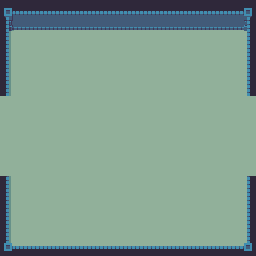

The image is a tile-based game level rendered from a .tmx file. Its description and complete source (layers, tilesets, objects, tile grids) follow:
An orthogonal 16x16 tile map with 16x16 px tiles, 3 tile layers (Floor, Walls, Objects), 3 tilesets.

<map version="1.0" tiledversion="1.1.2" orientation="orthogonal" renderorder="right-down" width="16" height="16" tilewidth="16" tileheight="16" infinite="0" nextobjectid="1">
 <tileset firstgid="1" source="world1_tileset.tsx" />
 <tileset firstgid="241" source="world1_doors_front.tsx" />
 <tileset firstgid="385" source="world1_doors_side.tsx" />
 <layer name="Floor" width="16" height="16">
  <data encoding="csv">
55,55,55,55,55,55,55,55,55,55,55,55,55,55,55,55,
55,55,55,55,55,55,55,55,55,55,55,55,55,55,55,55,
55,55,55,55,55,55,55,55,55,55,55,55,55,55,55,55,
55,55,55,55,55,55,55,55,55,55,55,55,55,55,55,55,
55,55,55,55,55,55,55,55,55,55,55,55,55,55,55,55,
55,55,55,55,55,55,55,55,55,55,55,55,55,55,55,55,
55,55,55,55,55,55,55,55,55,55,55,55,55,55,55,55,
55,55,55,55,55,55,55,55,55,55,55,55,55,55,55,55,
55,55,55,55,55,55,55,55,55,55,55,55,55,55,55,55,
55,55,55,55,55,55,55,55,55,55,55,55,55,55,55,55,
55,55,55,55,55,55,55,55,55,55,55,55,55,55,55,55,
55,55,55,55,55,55,55,55,55,55,55,55,55,55,55,55,
55,55,55,55,55,55,55,55,55,55,55,55,55,55,55,55,
55,55,55,55,55,55,55,55,55,55,55,55,55,55,55,55,
55,55,55,55,55,55,55,55,55,55,55,55,55,55,55,55,
55,55,55,55,55,55,55,55,55,55,55,55,55,55,55,55
</data>
 </layer>
 <layer name="Walls" width="16" height="16">
  <data encoding="csv">
6,7,7,7,7,7,7,7,7,7,7,7,7,7,7,8,
30,31,31,31,31,31,31,31,31,31,31,31,31,31,31,32,
54,0,0,0,0,0,0,0,0,0,0,0,0,0,0,56,
54,0,0,0,0,0,0,0,0,0,0,0,0,0,0,56,
54,0,0,0,0,0,0,0,0,0,0,0,0,0,0,56,
54,0,0,0,0,0,0,0,0,0,0,0,0,0,0,56,
0,0,0,0,0,0,0,0,0,0,0,0,0,0,0,0,
0,0,0,0,0,0,0,0,0,0,0,0,0,0,0,0,
0,0,0,0,0,0,0,0,0,0,0,0,0,0,0,0,
0,0,0,0,0,0,0,0,0,0,0,0,0,0,0,0,
0,0,0,0,0,0,0,0,0,0,0,0,0,0,0,0,
54,0,0,0,0,0,0,0,0,0,0,0,0,0,0,56,
54,0,0,0,0,0,0,0,0,0,0,0,0,0,0,56,
54,0,0,0,0,0,0,0,0,0,0,0,0,0,0,56,
54,0,0,0,0,0,0,0,0,0,0,0,0,0,0,56,
78,79,79,79,79,79,79,79,79,79,79,79,79,79,79,80
</data>
 </layer>
 <layer name="Objects" width="16" height="16">
  <data encoding="csv">
0,0,0,0,0,0,0,0,0,0,0,0,0,0,0,0,
0,0,0,0,0,0,0,0,0,0,0,0,0,0,0,0,
0,0,0,0,0,0,0,0,0,0,0,0,0,0,0,0,
0,0,0,0,0,0,0,0,0,0,0,0,0,0,0,0,
0,0,0,0,0,0,0,0,0,0,0,0,0,0,0,0,
0,0,0,0,0,0,0,0,0,0,0,0,0,0,0,0,
0,0,0,0,0,0,0,0,0,0,0,0,0,0,0,0,
0,0,0,0,0,0,0,0,0,0,0,0,0,0,0,0,
0,0,0,0,0,0,0,0,0,0,0,0,0,0,0,0,
0,0,0,0,0,0,0,0,0,0,0,0,0,0,0,0,
0,0,0,0,0,0,0,0,0,0,0,0,0,0,0,0,
0,0,0,0,0,0,0,0,0,0,0,0,0,0,0,0,
0,0,0,0,0,0,0,0,0,0,0,0,0,0,0,0,
0,0,0,0,0,0,0,0,0,0,0,0,0,0,0,0,
0,0,0,0,0,0,0,0,0,0,0,0,0,0,0,0,
0,0,0,0,0,0,0,0,0,0,0,0,0,0,0,0
</data>
 </layer>
</map>
